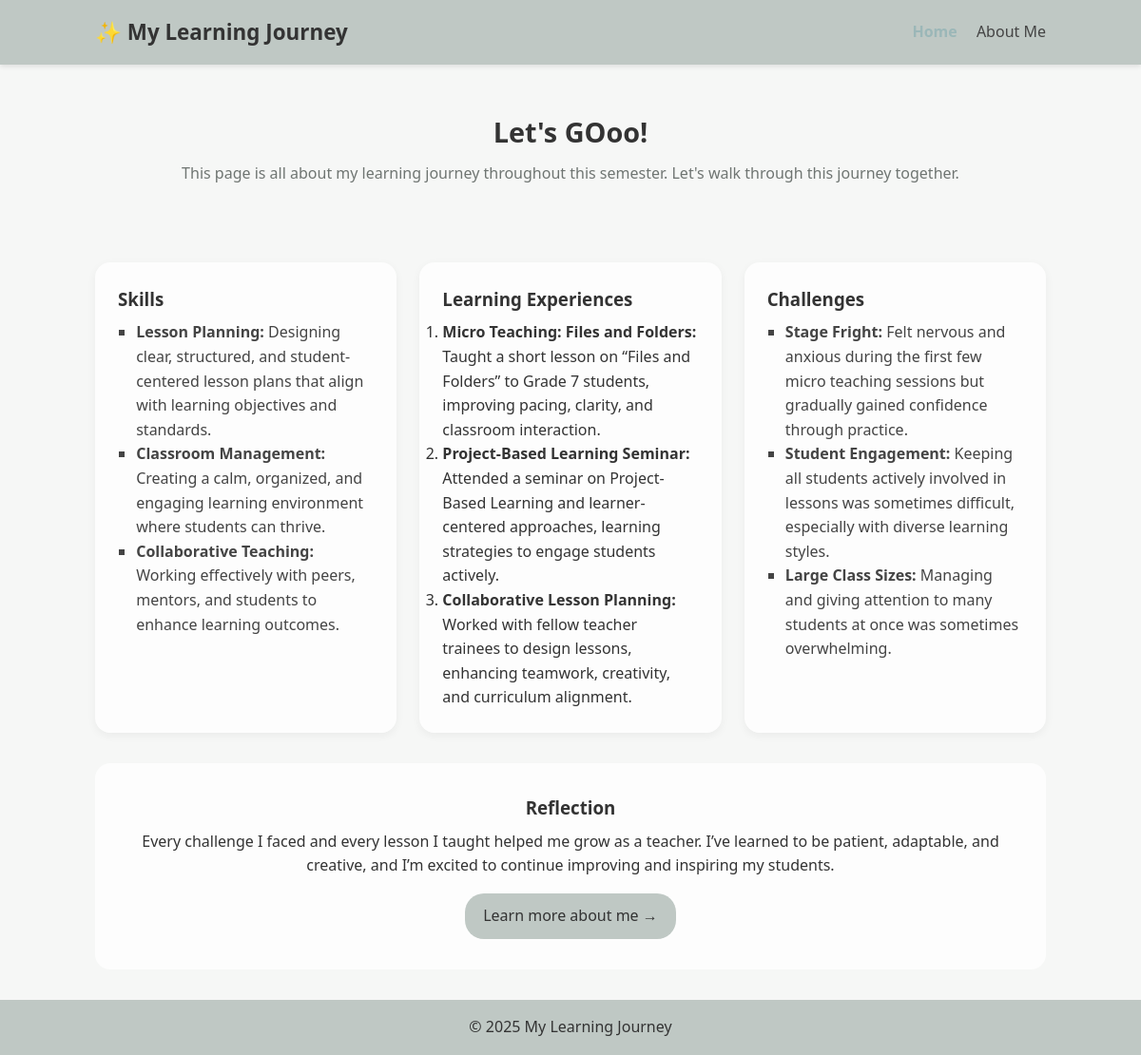
The page / on the database its author committed.
### syJourney/models.py (models this page shows, shortened)
class Skill(models.Model):
    title = models.CharField(max_length=100)  # e.g., "Lesson Planning"
    description = models.TextField()          # e.g., "Designing clear, student-centered lessons"

class LearningExperience(models.Model):
    title = models.CharField(max_length=150)  # e.g., "Micro Teaching: Files and Folders"
    description = models.TextField()          # Details about the experience
    order = models.PositiveIntegerField(default=0)  # To control display order
    class Meta:
        ordering = ['order']

class Challenge(models.Model):
    title = models.CharField(max_length=150)  # e.g., "Stage Fright"
    description = models.TextField()          # e.g., "Felt nervous during the first micro teach but improved with practice"

class Reflection(models.Model):
    content = models.TextField()  # Reflection text

### syJourney/views.py (the view)
# urls.py: path('', views.index, name='index'),
def index(request):
    skills = Skill.objects.all()
    experiences = LearningExperience.objects.all()
    challenges = Challenge.objects.all()
    reflections = Reflection.objects.all()
    return render(request, 'index.html', {
        'skills': skills,
        'experiences': experiences,
        'challenges': challenges,
        'reflections': reflections
    })

### syJourney/templates/index.html (shortened to what this page needs)
{% load static %}
<!doctype html>
<html lang="en">
<head>
  <link rel="stylesheet" href="{% static 'styles/style.css' %}">
</head>
<body>
  <header class="site-header">
    <div class="container header-inner">
      <h1 class="brand">✨ My Learning Journey</h1>
      <nav>
        <a href="{% url 'index' %}" class="nav-link {% if request.path == '/' %}active{% endif %}">Home</a>
        <a href="{% url 'about' %}" class="nav-link {% if request.path == '/aboutMe.html' %}active{% endif %}">About Me</a>
      </nav>
    </div>
  </header>
  <main class="container">
    <section class="hero">
      <h2>Let's GOoo!</h2>
      <p class="lead">This page is all about my learning journey throughout this semester. Let's walk through this journey together.</p>
    </section>
    <section class="cards">
      <article class="card">
        <h3>Skills</h3>
        <ul>
          {% for skill in skills %}
            <li><strong>{{ skill.title }}:</strong> {{ skill.description }}</li>
          {% empty %}
            <li>No skills added yet.</li>
          {% endfor %}
        </ul>
      </article>
      <article class="card">
        <h3>Learning Experiences</h3>
        <ol>
          {% for exp in experiences %}
            <li><strong>{{ exp.title }}:</strong> {{ exp.description }}</li>
          {% empty %}
            <li>No learning experiences added yet.</li>
          {% endfor %}
        </ol>
      </article>
      <article class="card">
        <h3>Challenges</h3>
        <ul>
          {% for challenge in challenges %}
            <li><strong>{{ challenge.title }}:</strong> {{ challenge.description }}</li>
          {% empty %}
            <li>No challenges added yet.</li>
          {% endfor %}
        </ul>
      </article>
    </section>
    <section class="reflection">
      <h3>Reflection</h3>
      {% for refl in reflections %}
        <p>{{ refl.content }}</p>
      {% empty %}
        <p>No reflections added yet.</p>
      {% endfor %}
      <a class="cta" href="{% url 'about' %}">Learn more about me →</a>
    </section>
  </main>
  <footer class="site-footer">
    <div class="container">
      <p>&copy; 2025 My Learning Journey</p>
    </div>
  </footer>
</body>
</html>

### syJourney/static/styles/style.css (style rules this page uses)
:root { --ash: #bfc8c4; --light-bg: #f6f7f6; --muted: #6f7572; --accent: #9bb7b8; --card-bg: rgba(255, 255, 255, 0.8); }
* { box-sizing: border-box; margin: 0; padding: 0; }
body { font-family: "Poppins", "Segoe UI", sans-serif; background-color: var(--light-bg); color: #333; line-height: 1.6; }
.container { width: 90%; max-width: 1000px; margin: 0 auto; }
header.site-header { background: var(--ash); padding: 1rem 0; box-shadow: 0 2px 5px rgba(0,0,0,0.1); }
.header-inner { display: flex; justify-content: space-between; align-items: center; }
.brand { font-size: 1.4rem; color: #333; }
nav .nav-link { margin-left: 1rem; text-decoration: none; color: #444; transition: color 0.3s; }
nav .nav-link:hover, .nav-link.active { color: var(--accent); font-weight: 600; }
.hero { text-align: center; padding: 3rem 1rem; }
.hero h2 { font-size: 1.8rem; margin-bottom: 0.5rem; }
.lead { color: var(--muted); }
.cards { display: grid; gap: 1.5rem; grid-template-columns: repeat(auto-fit, minmax(280px, 1fr)); margin: 2rem 0; }
.card { background: var(--card-bg); padding: 1.5rem; border-radius: 1rem; box-shadow: 0 3px 10px rgba(0,0,0,0.05); transition: transform 0.2s ease; }
.reflection { text-align: center; padding: 2rem 1rem; background: var(--card-bg); border-radius: 1rem; margin-bottom: 2rem; }
.cta { display: inline-block; margin-top: 1rem; background: var(--ash); padding: 0.7rem 1.2rem; border-radius: 20px; text-decoration: none; color: #333; transition: all 0.3s ease; }
.site-footer { text-align: center; padding: 1rem; background: var(--ash); color: #333; }
ul { list-style: square; padding-left: 1.2rem; color: #444; }
h3, h4 { color: #333; margin-bottom: 0.5rem; }

### rows shown on the page
Skill: title "Lesson Planning", description "Designing clear, structured, and student-centered lesson plans that align with learning objectives and standards."
Skill: title "Classroom Management", description "Creating a calm, organized, and engaging learning environment where students can thrive."
Skill: title "Collaborative Teaching", description "Working effectively with peers, mentors, and students to enhance learning outcomes."
LearningExperience: title "Micro Teaching: Files and Folders", description "Taught a short lesson on “Files and Folders” to Grade 7 students, improving pacing, clarity, and classroom interaction."
LearningExperience: title "Project-Based Learning Seminar", description "Attended a seminar on Project-Based Learning and learner-centered approaches, learning strategies to engage students actively."
LearningExperience: title "Collaborative Lesson Planning", description "Worked with fellow teacher trainees to design lessons, enhancing teamwork, creativity, and curriculum alignment."
Challenge: title "Stage Fright", description "Felt nervous and anxious during the first few micro teaching sessions but gradually gained confidence through practice."
Challenge: title "Student Engagement", description "Keeping all students actively involved in lessons was sometimes difficult, especially with diverse learning styles."
Challenge: title "Large Class Sizes", description "Managing and giving attention to many students at once was sometimes overwhelming."
Reflection: content "Every challenge I faced and every lesson I taught helped me grow as a teacher. I’ve learned to be patient, adaptable, and creative, and I’m excited to continue improving and inspiring my students."
